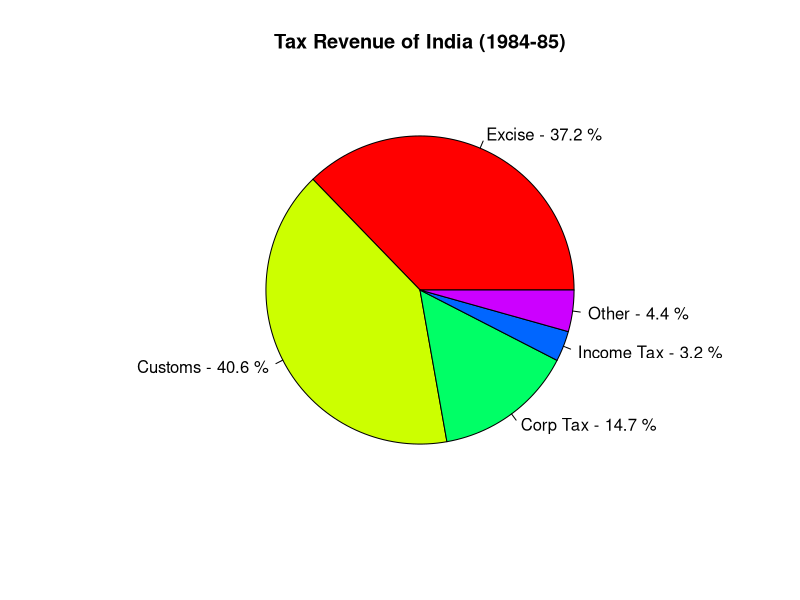

Write the R code that produced this figure.
# Create data
revenue <- c(6526, 7108, 2568, 560, 763)
sources <- c("Excise", "Customs", "Corp Tax", "Income Tax", "Other")

# Calculate percentages for labels
percent <- round(100 * revenue / sum(revenue), 1)
labels <- paste(sources, "-", percent, "%")

# Represent data by a pie chart
pie(revenue, labels = labels, 
    main = "Tax Revenue of India (1984-85)",
    col = rainbow(length(revenue)))
